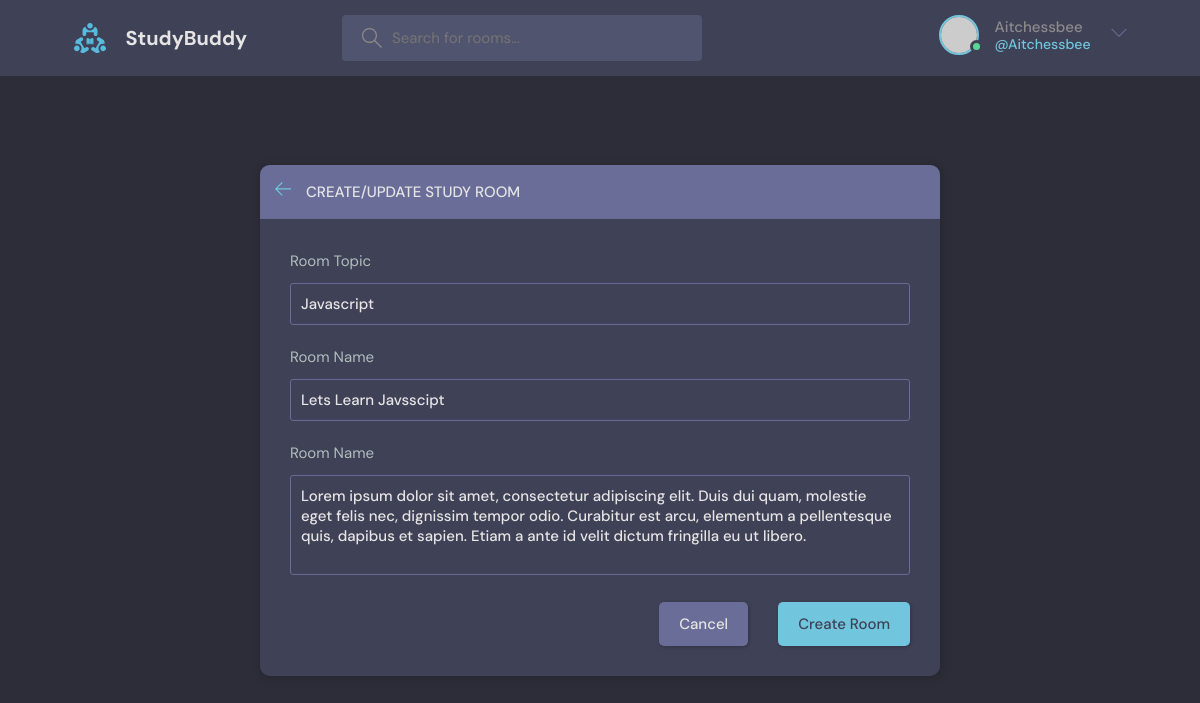
Screenshot of /update-room/1/ (signed in) with the database file from the repository.
### base/models.py (models this page shows, shortened)
class Room(models.Model):
    host = models.ForeignKey(User, on_delete=models.SET_NULL, null=True)
    topic = models.ForeignKey(Topic, on_delete=models.SET_NULL, null=True)
    name = models.CharField(max_length=200)
    description = models.TextField(null=True, blank=True)
    participants = models.ManyToManyField(User, related_name='participants', blank=True)
    updated = models.DateTimeField(auto_now=True)
    created = models.DateTimeField(auto_now_add=True)
    class Meta:
        ordering = ['-updated', '-created']

class Topic(models.Model):
    name = models.CharField(max_length=200)

### base/views.py (the view)
# urls.py: path('update-room/<str:pk>/', views.updateRoom, name="update-room"),
@login_required(login_url="login")
def updateRoom(request, pk):
    room = Room.objects.get(id=pk)
    form = RoomForm(instance=room)
    topics = Topic.objects.all()
    if request.user != room.host:
        return HttpResponse('You are not allowed here!!')
    if request.method == 'POST':
        form = RoomForm(request.POST, instance=room)
        if form.is_valid():
            form.save()
            return redirect('home')
    context = {'form': form, 'topics': topics, 'room': room}
    return render(request, 'base/room_form.html', context)

### base/forms.py
class RoomForm(ModelForm):
    class Meta:
        model = Room
        fields = '__all__'
        exclude = ['host', 'participants']

### base/templates/base/room_form.html (shortened to what this page needs)
{% extends 'main.html' %}
{% block content %}
  <main class="create-room layout">
    <div class="container">
      <div class="layout__box">
        <div class="layout__boxHeader">
          <div class="layout__boxTitle">
            <a href="{% url 'home' %}">
              <svg version="1.1" xmlns="http://www.w3.org/2000/svg" width="32" height="32" viewBox="0 0 32 32">
                <title>arrow-left</title>
                <path
                  d="M13.723 2.286l-13.723 13.714 13.719 13.714 1.616-1.611-10.96-10.96h27.625v-2.286h-27.625l10.965-10.965-1.616-1.607z">
                </path>
              </svg>
            </a>
            <h3>Create/Update Study Room</h3>
          </div>
        </div>
        <div class="layout__body">
          <form class="form" action="" method="POST">
            <div class="form__group">
              <label for="room_topic">Room Topic</label>
              <input required type="text" value="{{room.topic.name}}" name="topic" list="topic-list">
            </div>
            <div class="form__group">
              <label for="room_name">Room Name</label>
              {{form.name}}
            </div>
            <div class="form__group">
              <label for="room_description">Room Name</label>
              {{form.description}}
            </div>
            <div class="form__action">
              <a class="btn btn--dark" href="{% url 'home' %}">Cancel</a>
              <button class="btn btn--main" type="submit">Create Room</button>
            </div>
          </form>
        </div>
      </div>
    </div>
  </main>
  {% endblock content %}

### templates/navbar.html (shortened to what this page needs)
{% load static %}
<header class="header header--loggedIn">
    <div class="container">
      <a href="{% url 'home' %}" class="header__logo">
        <img src="{% static 'images/logo.svg' %}" />
        <h1>StudyBuddy</h1>
      </a>
      <form class="header__search" method="GET" action="{% url 'home' %}">
        <label>
          <input name="q" placeholder="Search for rooms..." />
        </label>
      </form>
      <nav class="header__menu">
        {% if request.user.is_authenticated %}
        <div class="header__user">
          <a href="profile.html">
            <div class="avatar avatar--medium active">
              <img src="https://randomuser.me/api/portraits/men/37.jpg" />
            </div>
            <p>{{request.user.username}} <span>@{{request.user.username}}</span></p>
          </a>
          <button class="dropdown-button">
            <svg version="1.1" xmlns="http://www.w3.org/2000/svg" width="32" height="32" viewBox="0 0 32 32">
              <title>chevron-down</title>
              <path d="M16 21l-13-13h-3l16 16 16-16h-3l-13 13z"></path>
            </svg>
          </button>
        </div>
        {% else %}
        <a href="{% url 'login' %}">
          <img src="{% static 'images/avatar.svg' %}" />
          <p>Login</p>
        </a>
        {% endif %}
      </nav>
    </div>
  </header>

### rows the page displays
Room: topic "Javascript", name "Lets Learn Javsscipt", description "Lorem ipsum dolor sit amet, consectetur adipiscing elit. Duis dui quam, molestie eget felis nec, dignissim tempor odio. Curabitur est arcu, elementum a pellentesque quis, dapibus et sapien. Etiam a ante id velit dictum fringilla eu ut libero."

### other values shown
{{ request.user.username }} "Aitchessbee"
